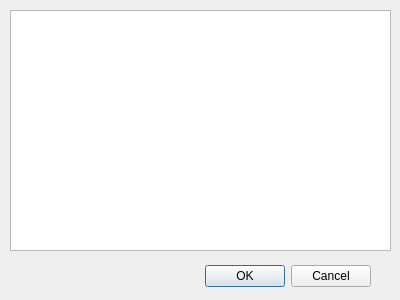
<?xml version="1.0" encoding="UTF-8"?>
<ui version="4.0">
 <class>DialogFind</class>
 <widget class="QDialog" name="DialogFind">
  <property name="geometry">
   <rect>
    <x>0</x>
    <y>0</y>
    <width>400</width>
    <height>300</height>
   </rect>
  </property>
  <property name="windowTitle">
   <string>DialogFind</string>
  </property>
  <property name="modal">
   <bool>true</bool>
  </property>
  <widget class="QDialogButtonBox" name="buttonBox">
   <property name="geometry">
    <rect>
     <x>30</x>
     <y>260</y>
     <width>341</width>
     <height>32</height>
    </rect>
   </property>
   <property name="orientation">
    <enum>Qt::Horizontal</enum>
   </property>
   <property name="standardButtons">
    <set>QDialogButtonBox::Cancel|QDialogButtonBox::Ok</set>
   </property>
  </widget>
  <widget class="QTextEdit" name="textEdit">
   <property name="geometry">
    <rect>
     <x>10</x>
     <y>10</y>
     <width>381</width>
     <height>241</height>
    </rect>
   </property>
  </widget>
 </widget>
 <resources/>
 <connections>
  <connection>
   <sender>buttonBox</sender>
   <signal>accepted()</signal>
   <receiver>DialogFind</receiver>
   <slot>accept()</slot>
   <hints>
    <hint type="sourcelabel">
     <x>248</x>
     <y>254</y>
    </hint>
    <hint type="destinationlabel">
     <x>157</x>
     <y>274</y>
    </hint>
   </hints>
  </connection>
  <connection>
   <sender>buttonBox</sender>
   <signal>rejected()</signal>
   <receiver>DialogFind</receiver>
   <slot>reject()</slot>
   <hints>
    <hint type="sourcelabel">
     <x>316</x>
     <y>260</y>
    </hint>
    <hint type="destinationlabel">
     <x>286</x>
     <y>274</y>
    </hint>
   </hints>
  </connection>
 </connections>
</ui>
